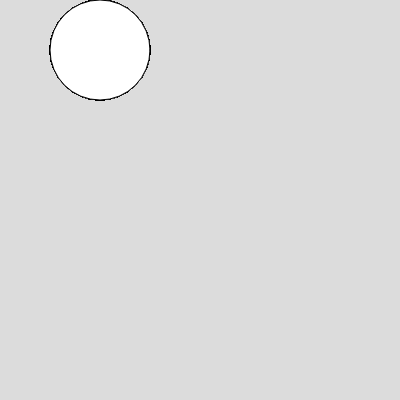
Frame 1 (no input)
Frame 60 (no input): identical to frame 1, image omitted
Frame 120 (the mouse pressed at the canvas centre since frame 60): identical to frame 1, image omitted

The p5.js sketch that drew this single still picture (run headless with seeded random() and noise() and a simulated clock; from frame 60 on, the mouse is pressed at the canvas centre):

// p5.js sketch
// ── sketch.js
let dingetjes = [];

function setup() {
    createCanvas(400, 400);  
    
    for (let iDingetje=0; iDingetje<100; iDingetje++){
        dingetjes.push({
            centerX: 100,
            centerY: 50,
            diameter: 100
        });
    }
}

function draw() {
    background(220);

    for (let iDingetje=0; iDingetje<100; iDingetje++){
        let eenDingetje = dingetjes[iDingetje];
        circle(eenDingetje.centerX, eenDingetje.centerY, eenDingetje.diameter);
    }
    

    
}
